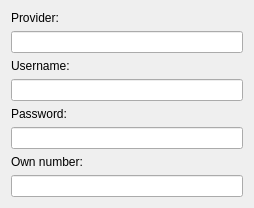
<?xml version="1.0" encoding="UTF-8"?>
<ui version="4.0">
 <class>Form</class>
 <widget class="QWidget" name="Form">
  <property name="geometry">
   <rect>
    <x>0</x>
    <y>0</y>
    <width>254</width>
    <height>196</height>
   </rect>
  </property>
  <layout class="QVBoxLayout" name="horizontalLayout">
   <item>
    <widget class="QLabel" name="label_provider">
     <property name="text">
      <string>Provider:</string>
     </property>
    </widget>
   </item>
   <item>
    <widget class="QLineEdit" name="kcfg_provider">
     <property name="text">
      <string/>
     </property>
    </widget>
   </item>
   <item>
    <widget class="QLabel" name="label_username">
     <property name="text">
      <string>Username:</string>
     </property>
    </widget>
   </item>
   <item>
    <widget class="QLineEdit" name="kcfg_username">
     <property name="text">
      <string/>
     </property>
    </widget>
   </item>
   <item>
    <widget class="QLabel" name="label_password">
     <property name="text">
      <string>Password:</string>
     </property>
    </widget>
   </item>
   <item>
    <widget class="QLineEdit" name="kcfg_password">
     <property name="text">
      <string/>
     </property>
     <property name="echoMode">
      <enum>QLineEdit::Password</enum>
     </property>
    </widget>
   </item>
   <item>
    <widget class="QLabel" name="label_ownnumber">
     <property name="text">
      <string>Own number:</string>
     </property>
    </widget>
   </item>
   <item>
    <widget class="QLineEdit" name="kcfg_ownnumber">
     <property name="text">
      <string/>
     </property>
    </widget>
   </item>
  </layout>
 </widget>
 <resources/>
 <connections/>
</ui>
